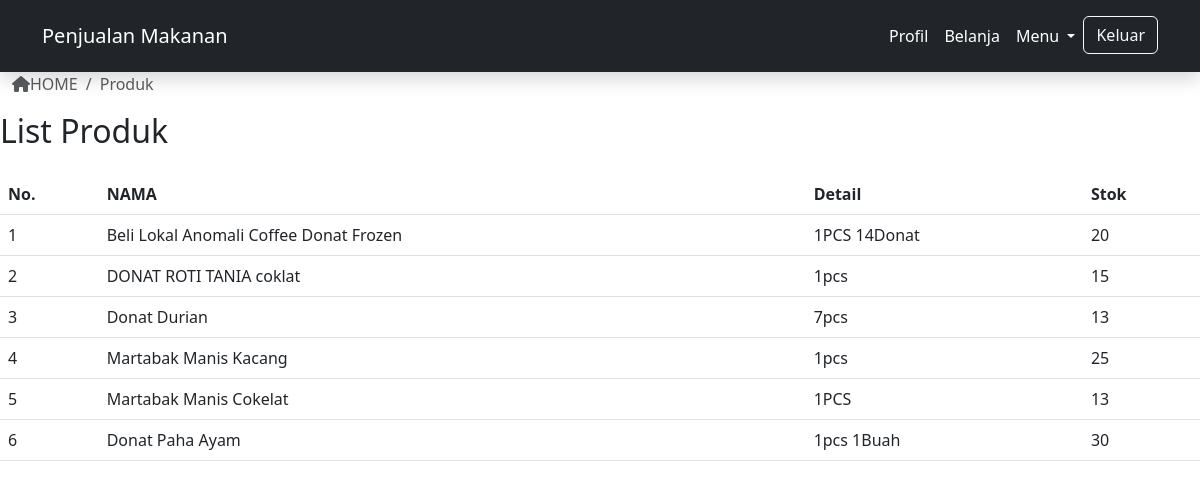
Screenshot of /produk.php (signed in) with the database file from the repository.
### tables this page shows
CREATE TABLE `produk` (
  `id` int(11) NOT NULL,
  `kategori_id` int(11) DEFAULT NULL,
  `nama` varchar(255) NOT NULL,
  `harga` varchar(100) DEFAULT NULL,
  `foto` varchar(255) DEFAULT NULL,
  `detai` text,
  `stok` varchar(3) NOT NULL,
  `gambar` blob
);

### produk.php (the view, shortened to what this page needs)
<?php
require "conn.php";
$queryProduk=mysqli_query($conn,"SELECT * FROM produk");
$jumlahkategori = mysqli_num_rows($queryProduk);
?>
<!DOCTYPE html>
<html lang="en">
<head>
    <link rel="stylesheet" href="assets/css/bootstrap.min.css">
    <link rel="stylesheet" href="assets/css/bootstrap.css">
    <link rel="stylesheet" href="ass/js/all.js">
    <link rel="stylesheet" href="ass/css/all.css">
</head>
<body>
    <?php require "navbar.php"; ?>
<div class="container-fluid">
  <div class="row">
    <nav arial-label="breadcrumb">
        <ol class="breadcrumb">
            <li class="breadcrumb-item active" aria-cureent="page"><a href="index.php" class="no-decoration text-muted">
            <i class="fa-sharp fa-solid fa-house"></i>HOME
            </a></li>
            <li class="breadcrumb-item active" aria-cureent="page">
                Produk
            </li>
        </ol>
    </nav>
</div>
    </div>
    <div clas="mt-2">
        <h2>List Produk</h2>
        <div class="table-responsive mt-4">
            <table class="table">
                <thead>
                    <tr>
                        <th>No.</th>
                        <th>NAMA</th>
                        <th>Detail</th>
                        <th>Stok</th>
                    </tr>
                </thead>
                <tbody>
                    <?php
                    if($jumlahkategori==0){
                    ?>
                    <tr>
                    <td coldspan=3 class="text-center">Data Kategori tidak tersedia</td>
                    </tr>
                    <?php
                    }
                    else{
                        $jumlah = 1;
                        while($data=mysqli_fetch_array($queryProduk)){
                    ?>
                        <tr id="hover">
                            <td><?php echo $jumlah; ?></td>
                            <td><?php echo $data['nama']; ?></td>
                            <td><?php echo $data['detai'];?></td>
							<td><?php echo $data['stok'];?></td>
                        </tr>
                    <?php
                        $jumlah++;
                        }
                    }
                    ?>
                </tbody>
            </table>
        </div>
    </div>
</body>
</html>

### produk.php (style rules this page uses)
.no-decoration { text-decoration: none; }

### rows the page displays
produk: nama "Beli Lokal Anomali Coffee Donat Frozen", detai "1PCS 14Donat", stok "20"
produk: nama "DONAT ROTI TANIA coklat", detai "1pcs", stok "15"
produk: nama "Donat Durian", detai "7pcs", stok "13"
produk: nama "Martabak Manis Kacang", detai "1pcs", stok "25"
produk: nama "Martabak Manis Cokelat", detai "1PCS", stok "13"
produk: nama "Donat Paha Ayam", detai "1pcs 1Buah", stok "30"
